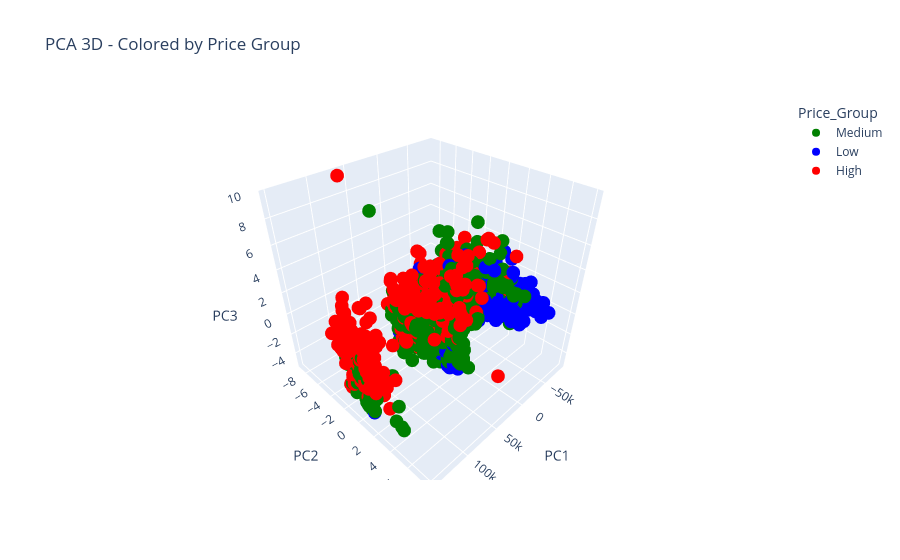

This figure's notebook cell:
### Code cell
import plotly.express as px

df_3d = X_train_pca.copy()
df_3d['SalePrice'] = y_train.values

df_3d['Price_Group'] = pd.cut(df_3d['SalePrice'], 
                              bins=[0, 150000, 250000, 800000], 
                              labels=['Low', 'Medium', 'High'])

fig = px.scatter_3d(
    df_3d, 
    x='PC1', 
    y='PC2', 
    z='PC3', 
    color='Price_Group',
    title='PCA 3D - Colored by Price Group',
    color_discrete_map={'Low': 'blue', 'Medium': 'green', 'High': 'red'}
)

fig.show()

### Figure 1 — Plotly figure (JSON) as saved in the notebook; plotly's stock layout.template omitted (floating-point values rounded to 4 significant figures; data arrays with more than 128 entries replaced by an {"elided": "..."} marker saying what was removed)
{"data": [{"hovertemplate": "Price_Group=Medium<br>PC1=%{x}<br>PC2=%{y}<br>PC3=%{z}<extra></extra>", "legendgroup": "Medium", "marker": {"color": "green", "symbol": "circle"}, "mode": "markers", "name": "Medium", "scene": "scene", "showlegend": true, "type": "scatter3d", "x": {"elided": "953 float values"}, "y": {"elided": "953 float values"}, "z": {"elided": "953 float values"}}, {"hovertemplate": "Price_Group=Low<br>PC1=%{x}<br>PC2=%{y}<br>PC3=%{z}<extra></extra>", "legendgroup": "Low", "marker": {"color": "blue", "symbol": "circle"}, "mode": "markers", "name": "Low", "scene": "scene", "showlegend": true, "type": "scatter3d", "x": {"elided": "981 float values"}, "y": {"elided": "981 float values"}, "z": {"elided": "981 float values"}}, {"hovertemplate": "Price_Group=High<br>PC1=%{x}<br>PC2=%{y}<br>PC3=%{z}<extra></extra>", "legendgroup": "High", "marker": {"color": "red", "symbol": "circle"}, "mode": "markers", "name": "High", "scene": "scene", "showlegend": true, "type": "scatter3d", "x": {"elided": "349 float values"}, "y": {"elided": "349 float values"}, "z": {"elided": "349 float values"}}], "layout": {"legend": {"title": {"text": "Price_Group"}, "tracegroupgap": 0}, "scene": {"domain": {"x": [0, 1], "y": [0, 1]}, "xaxis": {"title": {"text": "PC1"}}, "yaxis": {"title": {"text": "PC2"}}, "zaxis": {"title": {"text": "PC3"}}}, "title": {"text": "PCA 3D - Colored by Price Group"}}}
